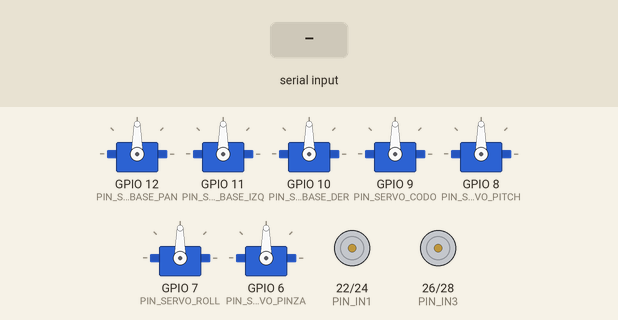
Bench run of a sketch on a simulated ESP32. On the bench: 7 × servo, motor-driver pin pairs drawn as motors (green arrow = first pin HIGH = forward, orange = second pin HIGH = backward, longer = more drive, scaled by the enable pin). The inputs (shaded band) are chosen by the test bench. What the sketch prints to the serial monitor is not drawn.

Above: at 1.2 s.
1.3 s: "R_FWD\n" received over Serial
At 2.5 s:
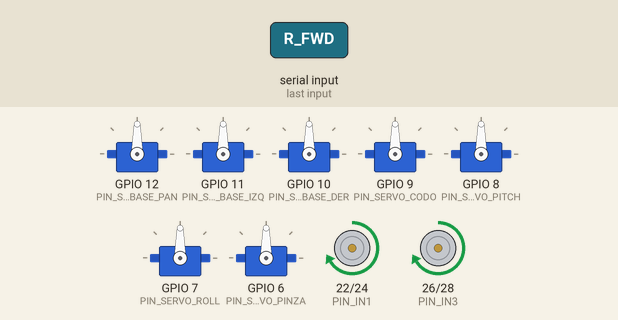
2.8 s: "R_BWD\n" received over the second serial link
At 3.8 s:
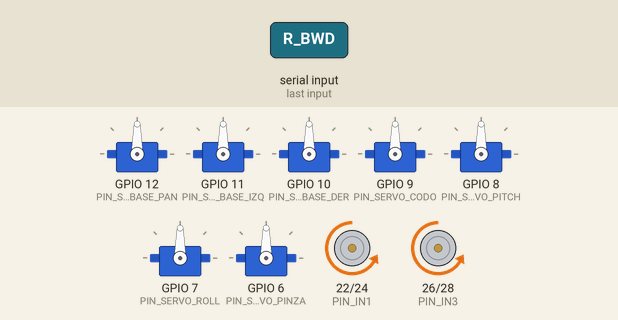
4.3 s: "R_LEFT\n" received over Serial
At 4.9 s:
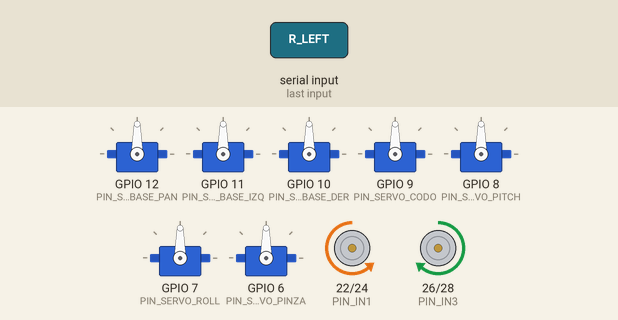
5.8 s: "R_RIGHT\n" received over the second serial link
At 7.0 s:
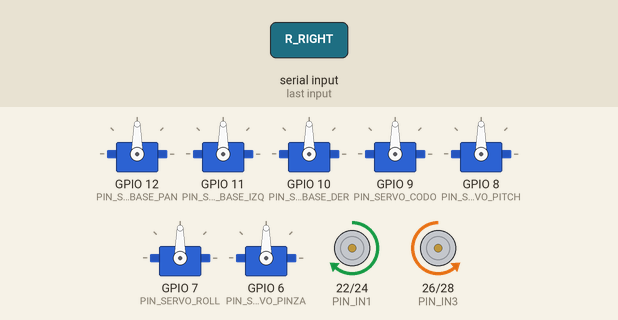
7.3 s: "R_FWD\n" received over the second serial link
At 8.4 s:
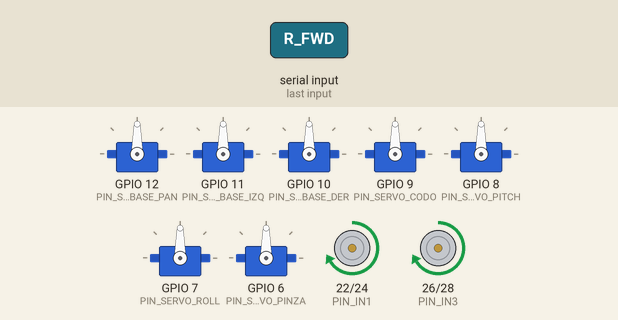
8.8 s: "R_LEFT\n" received over the second serial link
At 9.6 s:
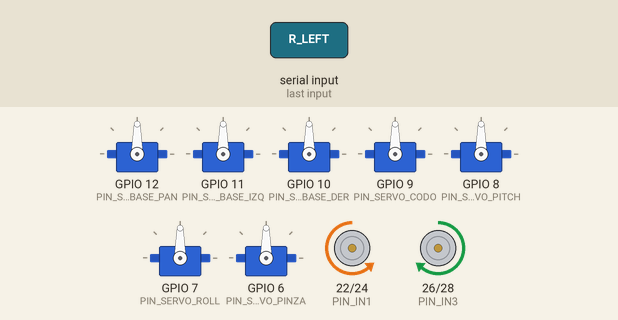
Timing chart, 0 to 11.3 s (numbered marks = the images above; inputs shaded):
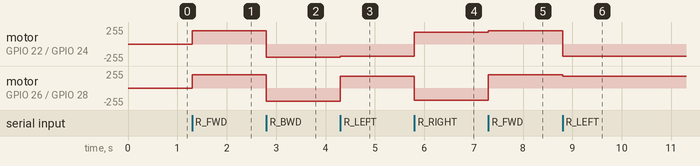

Measured:
- after the input at 1.3 s, motor on GPIO 22 (PIN_IN1) / GPIO 24 (PIN_IN2), motor on GPIO 26 (PIN_IN3) / GPIO 28 (PIN_IN4): stopped → forward 200/255 at once
- after the input at 2.8 s, motor on GPIO 22 (PIN_IN1) / GPIO 24 (PIN_IN2), motor on GPIO 26 (PIN_IN3) / GPIO 28 (PIN_IN4): forward 200/255 → backward 200/255 at once
- after the input at 4.3 s, motor on GPIO 22 (PIN_IN1) / GPIO 24 (PIN_IN2): backward 200/255 → backward 180/255 at once; motor on GPIO 26 (PIN_IN3) / GPIO 28 (PIN_IN4): backward 200/255 → forward 180/255 at once
- after the input at 5.8 s, motor on GPIO 22 (PIN_IN1) / GPIO 24 (PIN_IN2): backward 180/255 → forward 180/255 at once; motor on GPIO 26 (PIN_IN3) / GPIO 28 (PIN_IN4): forward 180/255 → backward 180/255 at once
- after the input at 7.3 s, motor on GPIO 22 (PIN_IN1) / GPIO 24 (PIN_IN2): forward 180/255 → forward 200/255 at once; motor on GPIO 26 (PIN_IN3) / GPIO 28 (PIN_IN4): backward 180/255 → forward 200/255 at once
- after the input at 8.8 s, motor on GPIO 22 (PIN_IN1) / GPIO 24 (PIN_IN2): forward 200/255 → backward 180/255 at once; motor on GPIO 26 (PIN_IN3) / GPIO 28 (PIN_IN4): forward 200/255 → forward 180/255 at once

The sketch:

rover_arduino.ino
```cpp
/*
 * Rover RC con orugas + brazo robótico (6 movimientos / 7 servos)
 * ---------------------------------------------------------------
 * Placa: Arduino MEGA 2560 (Herramientas > Placa > Arduino Mega or Mega 2560).
 *
 * Los comandos se aceptan por dos puertos a la vez (115200 baud):
 *   - Serial  : USB al PC (útil para depurar con el Monitor Serial)
 *   - Serial1 : ESP32 (TX1 = pin 18, RX1 = pin 19) -> control por WiFi
 *     Cableado: Mega TX1(18) -> divisor 1k/2k -> ESP32 RX | ESP32 TX -> Mega RX1(19) | GND común
 *
 * Comandos (terminan en '\n'):
 *   s1<ang>  Base panorámica
 *   s2<ang>  Base principal (servoBaseIzq = ang, servoBaseDer = 180 - ang)
 *   s3<ang>  Codo
 *   s4<ang>  Muñeca Pitch
 *   s5<ang>  Muñeca Roll
 *   s6<ang>  Pinza
 *   R_FWD / R_BWD / R_LEFT / R_RIGHT / R_STOP   Tracción
 *
 * ALIMENTACIÓN: 7 servos pueden consumir varios amperios. Aliméntalos con una
 * fuente/BEC externo de 5-6 V y une su GND con el GND del Arduino y del L298N.
 */

#include <Servo.h>

// ------------------------- PINES DE LOS SERVOS -------------------------
// Nota (Mega 2560): con hasta 12 servos la librería Servo usa el Timer5 y
// desactiva analogWrite() solo en los pines 44, 45 y 46. No los uses como ENA/ENB.
const uint8_t PIN_SERVO_BASE_PAN = 12;  // Servo 1: Base panorámica
const uint8_t PIN_SERVO_BASE_IZQ = 11;  // Servo 2: Base principal (1 de 2)
const uint8_t PIN_SERVO_BASE_DER = 10;  // Servo 3: Base principal (2 de 2, espejeado)
const uint8_t PIN_SERVO_CODO     = 9;   // Servo 4: Brazo / codo
const uint8_t PIN_SERVO_PITCH    = 8;   // Servo 5: Muñeca pitch
const uint8_t PIN_SERVO_ROLL     = 7;   // Servo 6: Muñeca roll
const uint8_t PIN_SERVO_PINZA    = 6;   // Servo 7: Pinza

// ------------------------- PINES DEL L298N -------------------------
const uint8_t PIN_ENA = 4;    // PWM velocidad motor izquierdo
const uint8_t PIN_IN1 = 22;   // Motor izquierdo
const uint8_t PIN_IN2 = 24;
const uint8_t PIN_IN3 = 26;   // Motor derecho
const uint8_t PIN_IN4 = 28;
const uint8_t PIN_ENB = 5;    // PWM velocidad motor derecho (pin PWM libre)

const uint8_t VELOCIDAD_AVANCE = 200;  // 0-255 (ajusta según tus motores de 300 RPM)
const uint8_t VELOCIDAD_GIRO   = 180;  // Velocidad al girar sobre su eje

// ------------------------- OBJETOS SERVO -------------------------
Servo servoBasePan;
Servo servoBaseIzq;
Servo servoBaseDer;
Servo servoCodo;
Servo servoMunecaPitch;
Servo servoMunecaRoll;
Servo servoPinza;

// ------------------------- PROTOTIPOS -------------------------
void leerPuerto(Stream &puerto);
void procesarComando(String cmd);
void moverServo(int numero, int angulo);
void moverBasePrincipal(int angulo);
void motoresAdelante();
void motoresAtras();
void motoresIzquierda();
void motoresDerecha();
void motoresDetener();
void setMotorIzq(int dir, uint8_t vel);
void setMotorDer(int dir, uint8_t vel);

// =====================================================================
void setup() {
  Serial.begin(115200);    // USB (PC)
  Serial.setTimeout(20);
  Serial1.begin(115200);   // ESP32 (TX1 = 18, RX1 = 19)
  Serial1.setTimeout(20);

  // Configurar pines del puente H
  pinMode(PIN_ENA, OUTPUT);
  pinMode(PIN_IN1, OUTPUT);
  pinMode(PIN_IN2, OUTPUT);
  pinMode(PIN_IN3, OUTPUT);
  pinMode(PIN_IN4, OUTPUT);
  pinMode(PIN_ENB, OUTPUT);
  motoresDetener();

  // Asociar servos a sus pines
  servoBasePan.attach(PIN_SERVO_BASE_PAN);
  servoBaseIzq.attach(PIN_SERVO_BASE_IZQ);
  servoBaseDer.attach(PIN_SERVO_BASE_DER);
  servoCodo.attach(PIN_SERVO_CODO);
  servoMunecaPitch.attach(PIN_SERVO_PITCH);
  servoMunecaRoll.attach(PIN_SERVO_ROLL);
  servoPinza.attach(PIN_SERVO_PINZA);

  // Posición inicial (coincide con los sliders de la interfaz)
  servoBasePan.write(90);
  moverBasePrincipal(90);
  servoCodo.write(90);
  servoMunecaPitch.write(90);
  servoMunecaRoll.write(90);
  servoPinza.write(90);

  Serial.println("Rover listo");
}

void loop() {
  leerPuerto(Serial);    // Comandos por USB
  leerPuerto(Serial1);   // Comandos reenviados por el ESP32 (WiFi)
}

// Lee una línea completa del puerto indicado y la procesa
void leerPuerto(Stream &puerto) {
  if (puerto.available() > 0) {
    String comando = puerto.readStringUntil('\n');
    comando.trim();                 // Quita '\r', espacios, etc.
    if (comando.length() > 0) {
      procesarComando(comando);
    }
  }
}

// =====================================================================
// Interpretación de comandos
// =====================================================================
void procesarComando(String cmd) {
  // --- Comandos de servos: "s<1-6><angulo>" ---
  if (cmd.charAt(0) == 's' && cmd.length() >= 3) {
    int numero = cmd.charAt(1) - '0';
    int angulo = constrain(cmd.substring(2).toInt(), 0, 180);
    moverServo(numero, angulo);
    return;
  }

  // --- Comandos de tracción ---
  if      (cmd == "R_FWD")   motoresAdelante();
  else if (cmd == "R_BWD")   motoresAtras();
  else if (cmd == "R_LEFT")  motoresIzquierda();
  else if (cmd == "R_RIGHT") motoresDerecha();
  else if (cmd == "R_STOP")  motoresDetener();
}

void moverServo(int numero, int angulo) {
  switch (numero) {
    case 1: servoBasePan.write(angulo);      break;
    case 2: moverBasePrincipal(angulo);      break;  // Dos servos sincronizados
    case 3: servoCodo.write(angulo);         break;
    case 4: servoMunecaPitch.write(angulo);  break;
    case 5: servoMunecaRoll.write(angulo);   break;
    case 6: servoPinza.write(angulo);        break;
    default: break;  // Número de servo inválido: se ignora
  }
}

// Base principal: dos servos enfrentados. Uno gira al ángulo recibido y el
// otro al ángulo inverso, así ambos empujan en el mismo sentido sin pelearse.
void moverBasePrincipal(int angulo) {
  servoBaseIzq.write(angulo);
  servoBaseDer.write(180 - angulo);
}

// =====================================================================
// Control de tracción (L298N)
// =====================================================================
// dir:  1 = adelante, -1 = atrás, 0 = parado
void setMotorIzq(int dir, uint8_t vel) {
  digitalWrite(PIN_IN1, dir > 0 ? HIGH : LOW);
  digitalWrite(PIN_IN2, dir < 0 ? HIGH : LOW);
  analogWrite(PIN_ENA, dir == 0 ? 0 : vel);
}

void setMotorDer(int dir, uint8_t vel) {
  digitalWrite(PIN_IN3, dir > 0 ? HIGH : LOW);
  digitalWrite(PIN_IN4, dir < 0 ? HIGH : LOW);
  analogWrite(PIN_ENB, dir == 0 ? 0 : vel);
}

void motoresAdelante() {
  setMotorIzq(1, VELOCIDAD_AVANCE);
  setMotorDer(1, VELOCIDAD_AVANCE);
}

void motoresAtras() {
  setMotorIzq(-1, VELOCIDAD_AVANCE);
  setMotorDer(-1, VELOCIDAD_AVANCE);
}

// Giro sobre su eje (típico en orugas): una oruga avanza y la otra retrocede
void motoresIzquierda() {
  setMotorIzq(-1, VELOCIDAD_GIRO);
  setMotorDer(1, VELOCIDAD_GIRO);
}

void motoresDerecha() {
  setMotorIzq(1, VELOCIDAD_GIRO);
  setMotorDer(-1, VELOCIDAD_GIRO);
}

void motoresDetener() {
  setMotorIzq(0, 0);
  setMotorDer(0, 0);
}
```
